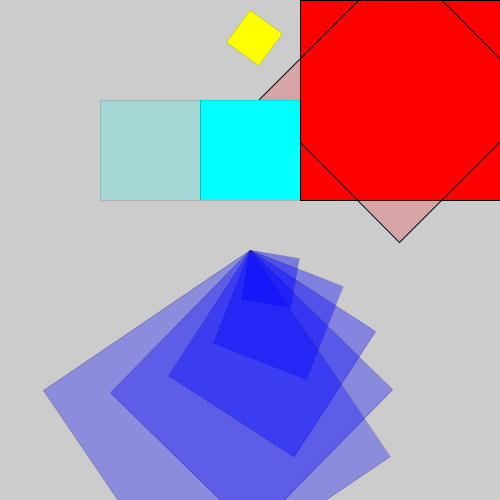
Frame 1 (no input)
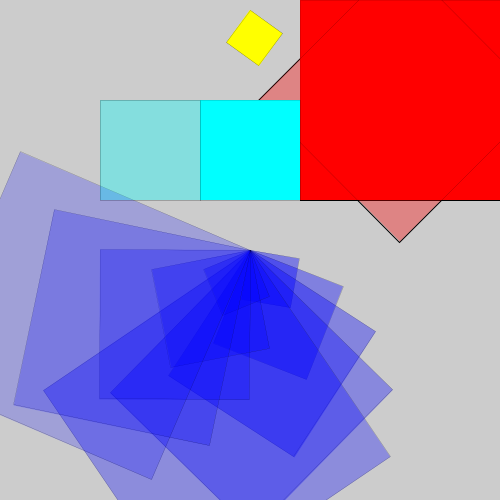
Frame 2 (the mouse pressed at the canvas centre, redrawn once)

The Processing sketch that drew these frames (run headless with seeded random() and noise(); the mouse was pressed at the canvas centre and the sketch redrawn once):

// Processing sketch: tutorial4_number3_4_5
// ── tutorial4_number3_4_5.pde
  color c1 = color(255,0,0);
  color c2 = color(0,0,255);
  color c3 = color(0,255,255);
  color c4 = color(255,255,0);
  int w = 200; 
  int h = 200;
  int a = 100;
  float angle = (PI/18);

void setup(){
  size(500,500);
}

void draw(){
    //rect 1 (no rotate)
    fill(c1);
    pushMatrix();
    translate(300,0);
    rect(0,0,w,h);
    popMatrix();
    
    //rect 1 (roatate 45 degree from its middle)
    fill(c1, 50);
    pushMatrix();
    translate(300+w/2,h/2);
    rotate(PI/4);
    rect(-w/2,-h/2,w,h);
    popMatrix();
    
    //rect 2 scale and roate
    for (int i = 1; i <= 5 ; i++){
      strokeWeight(0);
      fill(c2, a);
      pushMatrix();
      translate(250,250);
      scale(i*0.25);
      rotate(angle);
      rect(0,0,w,h);
      angle = angle + 0.2;
      a -= 5;
      popMatrix();
    }
    
    //rect 3 (rotate 90 from top left)
    fill(c3);
    pushMatrix();
    rect(200,100,w/2,h/2);
    
    fill(c3, 50);
    translate(200,100);
    rotate(PI/2);
    rect(0,0,w/2,h/2);
    popMatrix();
    
    //rect 4
    strokeWeight(0);
    fill(c4);
    pushMatrix();
    translate(250,10);
    rotate(PI/5);
    rect(0,0,w/5,h/5);
    popMatrix();
    
    noLoop();
}
